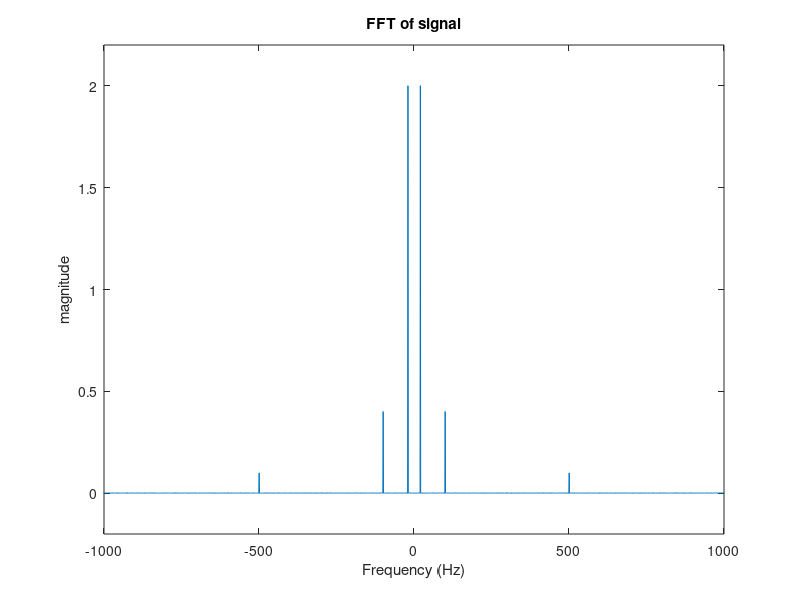

Recreate this plot in MATLAB.
close all;
clc;
fs = 8000;
t = 0:1/fs:1-1/fs;
signal = 2*sin(2*pi*20*t)+0.4*cos(2*pi*100*t)+0.1*sin(2*pi*500*t)+0.05*randn(size(t))

fftSignal = fft(signal);
fftSignal = fftshift(fftSignal)/(fs/2);
f = fs/2*linspace(-1,1,fs);
figure;

plot(f, abs(fftSignal));
axis([-1000 1000 -0.2 2.2]);
title('FFT of signal');
xlabel('Frequency (Hz)');
ylabel('magnitude');